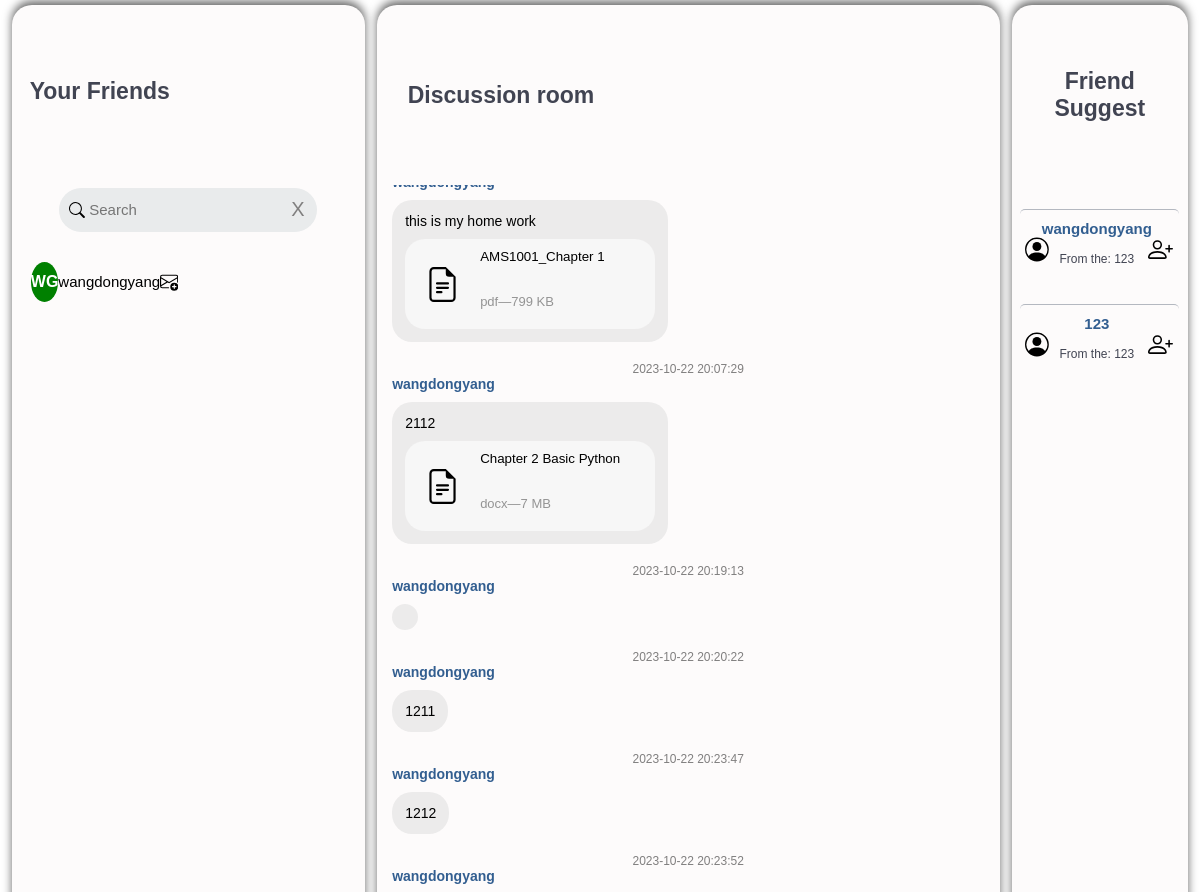
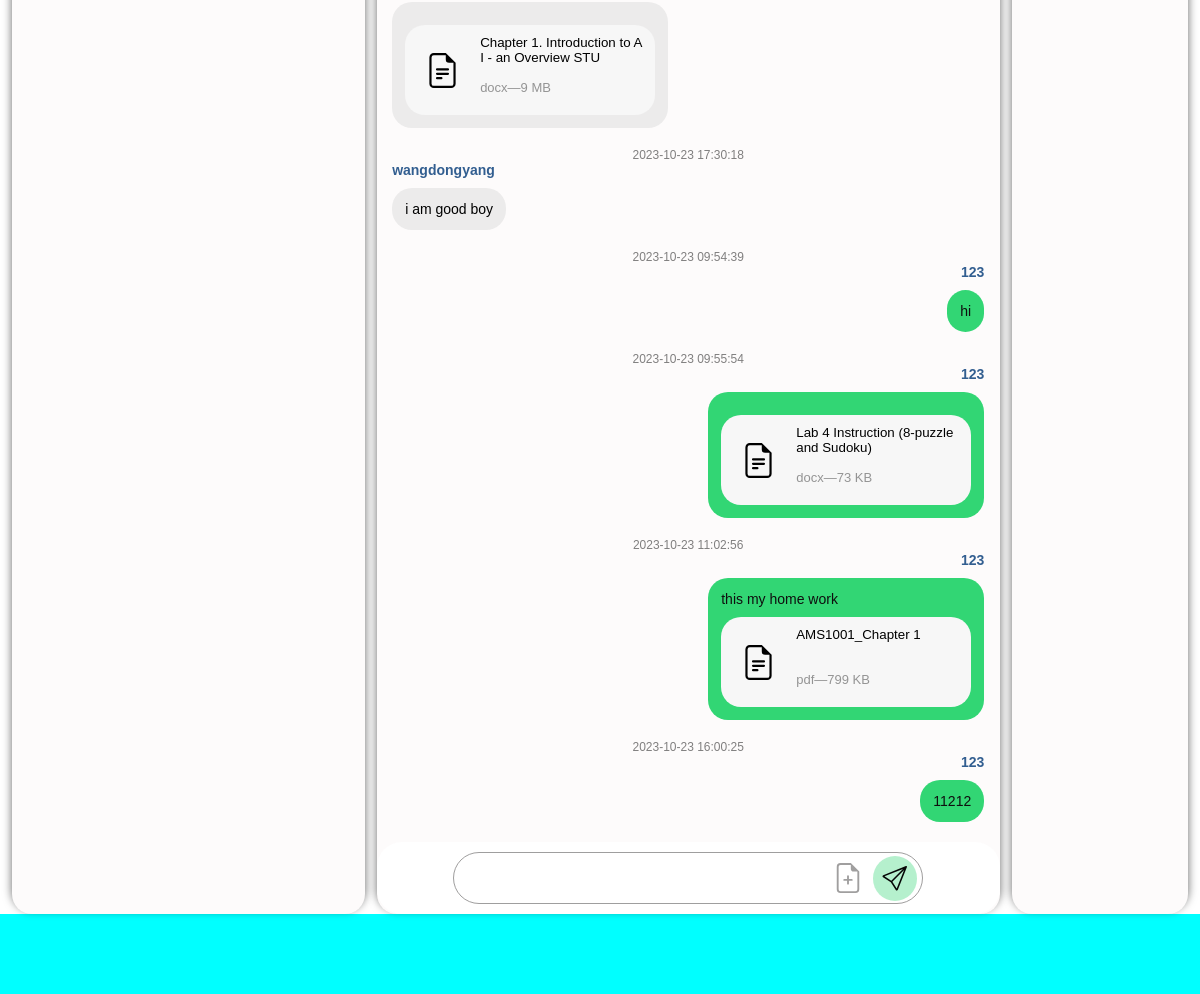
The app's page /student-index/student-home.php (signed in) with its own data (2 pictures, top to bottom).
### tables this page shows
CREATE TABLE `students` (
  `id` int(10) NOT NULL,
  `name` varchar(20) NOT NULL,
  `year` year(4) NOT NULL,
  `programe` varchar(8) NOT NULL,
  `password` varchar(15) NOT NULL,
  `lastlogin` datetime DEFAULT NULL
);

CREATE TABLE `discussion` (
  `count` int(11) NOT NULL,
  `content` varchar(1100) NOT NULL,
  `name` varchar(110) NOT NULL,
  `id` int(110) NOT NULL,
  `date` datetime DEFAULT NULL,
  `type` int(10) NOT NULL DEFAULT 0,
  `filename` varchar(110) DEFAULT NULL,
  `filetype` varchar(110) DEFAULT NULL,
  `filesize` varchar(110) DEFAULT NULL,
  `link` varchar(200) DEFAULT NULL
);

### student-index/student-home.php (the view, shortened to what this page needs)
<?php
require_once '../control.php';
if (isset($_SESSION['user_id'])) {
  $user_id = $_SESSION['user_id'];
  $db = loadingdb();
  $sql = "SELECT name,programe FROM students WHERE id = $user_id";
  $result = mysqli_query($db, $sql);
  $row = mysqli_fetch_assoc($result);
  $userProgram = $row['programe'];
  $username=$row['name'];
  $sql = "SELECT name,id,programe FROM students WHERE programe = '$userProgram' AND id != '$user_id'";
  $result1 = mysqli_query($db, $sql);
  $row_first = mysqli_fetch_assoc($result1);
  $rowid = $row_first['id'];
  $rowpg = $row_first['programe'];
  $sql_second = "SELECT name, id
               FROM students
               WHERE programe = '$userProgram' AND id != '$user_id' AND id
               NOT IN
               (
                   SELECT friendid
                   FROM friends
                   WHERE studentid = '$user_id' AND friendid = '$rowid'
               )";
  $result = mysqli_query($db, $sql_second);
  $fd ="SELECT friendid FROM friends WHERE studentid = '$user_id' ";
  $fdcount = mysqli_query($db, $fd);
  $fdcard = '';
  while ($fdrow = mysqli_fetch_assoc($fdcount))
  {
    $frid = $fdrow['friendid'];
    $fdname = "SELECT id,name FROM students WHERE id = '$frid'";
    $scu = mysqli_query($db, $fdname);
    $fddtrow = mysqli_fetch_assoc($scu);
    $pyid = $fddtrow['id'];
    $pynm = $fddtrow['name'];
    $fdds = "SELECT id, date, name, content,type,filename,filetype,filesize,link FROM discussion WHERE id='$frid'";
    $fdstext = mysqli_query($db, $fdds);
  while ($fdrow = mysqli_fetch_assoc($fdstext))
  {
    if($fdrow['type']== 0){
    $fddis .= ' <div class="fd-message">
               <span class="time-text">' . $fdrow['date'] . '</span>
              <span class="fd-message-span">' . $fdrow['name'] . '</span>
                <div class="fd-message-div">
                   <span class="fd-message-div-span">' . $fdrow['content'] . '</span>
               </div>
               </div>';
    }
    else{
    $fddis .= ' <div class="fd-message">
     <span class ="time-text">' . $fdrow['date'] . '</span>
     <span class="fd-message-span">' . $fdrow['name'] . '</span>
     <div class="fd-message-div">
       <span class="fd-message-div-span">' . $fdrow['content'] . '
       <button class="down-file" id="' . $fdrow['link'] . '" onclick="downloadFile(this.id)">
      <div class="down-file-icon">
      <svg xmlns="http://www.w3.org/2000/svg" width="35" height="35" fill="currentColor" class="bi bi-file-earmark-text" viewBox="0 0 16 16">
      <path d="M5.5 7a.5.5 0 0 0 0 1h5a.5.5 0 0 0 0-1h-5zM5 9.5a.5.5 0 0 1 .5-.5h5a.5.5 0 0 1 0 1h-5a.5.5 0 0 1-.5-.5zm0 2a.5.5 0 0 1 .5-.5h2a.5.5 0 0 1 0 1h-2a.5.5 0 0 1-.5-.5z"/>
      <path d="M9.5 0H4a2 2 0 0 0-2 2v12a2 2 0 0 0 2 2h8a2 2 0 0 0 2-2V4.5L9.5 0zm0 1v2A1.5 1.5 0 0 0 11 4.5h2V14a1 1 0 0 1-1 1H4a1 1 0 0 1-1-1V2a1 1 0 0 1 1-1h5.5z"/>
      </svg>
      </div>
      <div class="down-file-info">
      <div class="dont-file-info-name">
      <span>' . $fdrow['filename'] .'</span>
      </div>
      <div class="dont-file-info-for">
      <span>' . $fdrow['filetype'] .' </span>—<span>' . $fdrow['filesize'] .' </span>
      </div>
      </div>
    </button>
    </span>
        </div>
    </div>';
  }
 }
   $fdcard .= '<button class="left-top-right-card" id="'.$pynm.'" onclick="sendechat('.$pyid.', \''.$pynm.'\')">
    <div class="card-icon-name"></div>
    <div class="card-name">'.$pynm.'</div>
    <svg xmlns="http://www.w3.org/2000/svg" width="35" height="35" fill="currentColor" class="bi bi-envelope-plus" viewBox="0 0 16 16">
     <path d="M2 2a2 2 0 0 0-2 2v8.01A2 2 0 0 0 2 14h5.5a.5.5 0 0 0 0-1H2a1 1 0 0 1-.966-.741l5.64-3.471L8 9.583l7-4.2V8.5a.5.5 0 0 0 1 0V4a2 2 0 0 0-2-2H2Zm3.708 6.208L1 11.105V5.383l4.708 2.825ZM1 4.217V4a1 1 0 0 1 1-1h12a1 1 0 0 1 1 1v.217l-7 4.2-7-4.2Z"/>
     <path d="M16 12.5a3.5 3.5 0 1 1-7 0 3.5 3.5 0 0 1 7 0Zm-3.5-2a.5.5 0 0 0-.5.5v1h-1a.5.5 0 0 0 0 1h1v1a.5.5 0 0 0 1 0v-1h1a.5.5 0 0 0 0-1h-1v-1a.5.5 0 0 0-.5-.5Z"/>
     </svg>
   </button>';
  }
  $medis = '';
  $mds = "SELECT id, date, name, content,type,filename,filetype,filesize,link FROM discussion WHERE id='$user_id'";
  $mdstext = mysqli_query($db, $mds);
  while ($mdrow = mysqli_fetch_assoc($mdstext)) {
    if($mdrow['type']==0){
      $medis .= '  <div class="me-message">
      <span class="time-text">' . $mdrow['date'] . '</span>
      <span class="me-message-span">' . $mdrow['name'] . '</span>
      <div class="me-message-div">
      <span class="me-message-div-span"> ' . $mdrow['content'] . '</span>
      </div>
      </div>';
    }
    else
    {
     $medis .= ' <div class="me-message">
     <span class ="time-text">' . $mdrow['date'] . '</span>
     <span class="me-message-span">' . $mdrow['name'] . '</span>
     <div class="me-message-div">
       <span class="me-message-div-span">' . $mdrow['content'] . '
       <button class="down-file" id="' . $mdrow['link'] . '" onclick="downloadFile(this.id)">
      <div class="down-file-icon">
      <svg xmlns="http://www.w3.org/2000/svg" width="35" height="35" fill="currentColor" class="bi bi-file-earmark-text" viewBox="0 0 16 16">
      <path d="M5.5 7a.5.5 0 0 0 0 1h5a.5.5 0 0 0 0-1h-5zM5 9.5a.5.5 0 0 1 .5-.5h5a.5.5 0 0 1 0 1h-5a.5.5 0 0 1-.5-.5zm0 2a.5.5 0 0 1 .5-.5h2a.5.5 0 0 1 0 1h-2a.5.5 0 0 1-.5-.5z"/>
      <path d="M9.5 0H4a2 2 0 0 0-2 2v12a2 2 0 0 0 2 2h8a2 2 0 0 0 2-2V4.5L9.5 0zm0 1v2A1.5 1.5 0 0 0 11 4.5h2V14a1 1 0 0 1-1 1H4a1 1 0 0 1-1-1V2a1 1 0 0 1 1-1h5.5z"/>
      </svg>
      </div>
      <div class="down-file-info">
      <div class="dont-file-info-name">
      <span>' . $mdrow['filename'] .'</span>
      </div>
      <div class="dont-file-info-for">
      <span>' . $mdrow['filetype'] .' </span>—<span>' . $mdrow['filesize'] .' </span>
      </div>
      </div>
    </button>
    </span>
        </div>
    </div>';
   }
  }
  $nameList = '';
  while ($row = mysqli_fetch_assoc($result)) {
    $name = $row['name'];
    $friendid =$row['id'];
    $sql2 = "SELECT * FROM temp WHERE (studentid='$user_id'or friendid='$user_id') AND (friendid='$friendid' or studentid ='$friendid')";
    $result2 = mysqli_query($db, $sql2);
    $row2 = mysqli_fetch_assoc($result2);
    if (isset($row2) && isset($row2['friendid']) && ($friendid == $row2['friendid'] || $friendid == $row2['studentid']))
    {
      $nameList .= '<div class="wait-card">
      <svg class="right-card-svg"xmlns="http://www.w3.org/2000/svg" width="20" height="20" fill="currentColor" class="bi bi-person-circle" viewBox="0 0 16 16">
          <path d="M11 6a3 3 0 1 1-6 0 3 3 0 0 1 6 0z" />
          <path fill-rule="evenodd" d="M0 8a8 8 0 1 1 16 0A8 8 0 0 1 0 8zm8-7a7 7 0 0 0-5.468 11.37C3.242 11.226 4.805 10 8 10s4.757 1.225 5.468 2.37A7 7 0 0 0 8 1z" />
      </svg>
      <div class="card-info"><a>' . $name . '</a>
<span>Wait for a response</span>
</div>
     <div class="sendbutton">
          <svg xmlns="http://www.w3.org/2000/svg" width="25" height="25" fill="currentColor" class="bi bi-hourglass" viewBox="0 0 16 16">
              <path d="M2 1.5a.5.5 0 0 1 .5-.5h11a.5.5 0 0 1 0 1h-1v1a4.5 4.5 0 0 1-2.557 4.06c-.29.139-.443.377-.443.59v.7c0 .213.154.451.443.59A4.5 4.5 0 0 1 12.5 13v1h1a.5.5 0 0 1 0 1h-11a.5.5 0 1 1 0-1h1v-1a4.5 4.5 0 0 1 2.557-4.06c.29-.139.443-.377.443-.59v-.7c0-.213-.154-.451-.443-.59A4.5 4.5 0 0 1 3.5 3V2h-1a.5.5 0 0 1-.5-.5zm2.5.5v1a3.5 3.5 0 0 0 1.989 3.158c.533.256 1.011.791 1.011 1.491v.702c0 .7-.478 1.235-1.011 1.491A3.5 3.5 0 0 0 4.5 13v1h7v-1a3.5 3.5 0 0 0-1.989-3.158C8.978 9.586 8.5 9.052 8.5 8.351v-.702c0-.7.478-1.235 1.011-1.491A3.5 3.5 0 0 0 11.5 3V2h-7z" />
          </svg>
      </div>
  </div>';
  }
    else{
      $nameList .= '<button class="right-card" onClick="sendthis(' . $friendid . ', \'' . $username . '\', \'' . $user_id . '\')">
      <svg class="right-card-svg"xmlns="http://www.w3.org/2000/svg" width="20" height="20" fill="currentColor" class="bi bi-person-circle" viewBox="0 0 16 16">
          <path d="M11 6a3 3 0 1 1-6 0 3 3 0 0 1 6 0z" />
          <path fill-rule="evenodd" d="M0 8a8 8 0 1 1 16 0A8 8 0 0 1 0 8zm8-7a7 7 0 0 0-5.468 11.37C3.242 11.226 4.805 10 8 10s4.757 1.225 5.468 2.37A7 7 0 0 0 8 1z" />
      </svg>
      <div class="card-info"><a>' . $name . '</a>
    <span>From the: <span>' . $rowpg . '</span></span>
  </div>
  <div class="sendbutton" >
        <svg xmlns="http://www.w3.org/2000/svg" width="25" height="25" fill="currentColor" class="bi bi-person-plus" viewBox="0 0 16 16">
            <path d="M6 8a3 3 0 1 0 0-6 3 3 0 0 0 0 6zm2-3a2 2 0 1 1-4 0 2 2 0 0 1 4 0zm4 8c0 1-1 1-1 1H1s-1 0-1-1 1-4 6-4 6 3 6 4zm-1-.004c-.001-.246-.154-.986-.832-1.664C9.516 10.68 8.289 10 6 10c-2.29 0-3.516.68-4.168 1.332-.678.678-.83 1.418-.832 1.664h10z" />
            <path fill-rule="evenodd" d="M13.5 5a.5.5 0 0 1 .5.5V7h1.5a.5.5 0 0 1 0 1H14v1.5a.5.5 0 0 1-1 0V8h-1.5a.5.5 0 0 1 0-1H13V5.5a.5.5 0 0 1 .5-.5z" />
        </svg>
  </div>
       </button>';
  }
}
}
?>
<!DOCTYPE html>
<html lang="en">
<head>
    <link rel="stylesheet" type="text/css" href="css/student-home.css">
</head>
<body>
  <div class="container">
<div class="top">
    <div class="left-top">
        <div class="left-top-right">
            <div class="left-top-right-hd">
                <span>Your Friends</span>
            </div>
            <div class="search-box">
              <div class="search-container">
              <input class="search-input"type="text" id="search-fd" oninput="searchfd()" placeholder="Search">
              <button class="del-search" id="del-search">
                X
                </button>
              </div>
            </div>
            <div class="left-top-right-content">
                <?php echo $fdcard; ?>
            </div>
        </div>
        <div class="left-top-left">
            <div class="left-top-header">Discussion room</div>
            <div class="left-top-left-content" id="lef-top-left-content">
                <?php echo $fddis; ?>
                <?php echo $medis; ?>
            </div>
            <div class="left-top-left-input">
              <div class="input-area">
                <div class="text-area" id="text-area">
              <textarea id="text-input"></textarea>
              </div>
              <button class="file-button" id="file-button">
             </button>
              <button class="me-send-button" id="me-send-button"  onclick="sendchat('<?php echo $user_id;  ?>', '<?php echo $username; ?>')">
              </button>
              </div>
            </div>
        </div>
        <div class="right-top">
            <div class="right-top-header">Friend Suggest</div>
            <div class="right-top-content" id="right-top-content">
                <?php echo $nameList; ?>
            </div>
        </div>
    </div>
</div>
</div>
  <footer>
   </footer>
</body>
</html>

### records on screen
students: name "wangdongyang", programe "123"
discussion: content "this is my home work", filename "AMS1001_Chapter 1", filetype "pdf", filesize "799 KB"
discussion: date "2023-10-22 20:07:29", name "wangdongyang", content "2112", filename "Chapter 2 Basic Python", filetype "docx", filesize "7 MB"
discussion: date "2023-10-22 20:19:13", name "wangdongyang"
discussion: date "2023-10-22 20:20:22", name "wangdongyang", content "1211"
discussion: date "2023-10-22 20:23:47", name "wangdongyang", content "1212"
discussion: date "2023-10-22 20:23:52", name "wangdongyang", filename "Chapter 1. Introduction to AI - an Overview STU", filetype "docx", filesize "9 MB"
discussion: date "2023-10-23 17:30:18", name "wangdongyang", content "i am good boy"
discussion: date "2023-10-23 09:54:39", name "123", content "hi"
discussion: date "2023-10-23 09:55:54", name "123", filename "Lab 4 Instruction (8-puzzle and Sudoku)", filetype "docx", filesize "73 KB"
discussion: date "2023-10-23 11:02:56", name "123", content "this my home work", filename "AMS1001_Chapter 1", filetype "pdf", filesize "799 KB"
discussion: date "2023-10-23 16:00:25", name "123", content "11212"
students: name "wangdongyang"
students: name "123"
